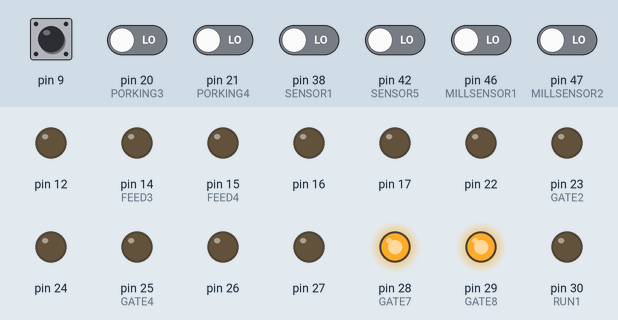
The sketch below on a simulated Arduino Mega 2560, built with avr-gcc and run on an emulated ATmega2560. On the bench: output pins drawn as LEDs (lit = HIGH). Dashed ring = blinking. Inputs (shaded band) come from the test bench; at power-on: pin 9 HIGH, pin 20 (PORKING3), pin 21 (PORKING4), pin 38 (SENSOR1), pin 42 (SENSOR5), pin 46 (MILLSENSOR1), pin 47 (MILLSENSOR2) LOW.

Above: at 1.2 s.
1.3 s: pin 9 pulled LOW for 3.2 s
At 2.7 s:
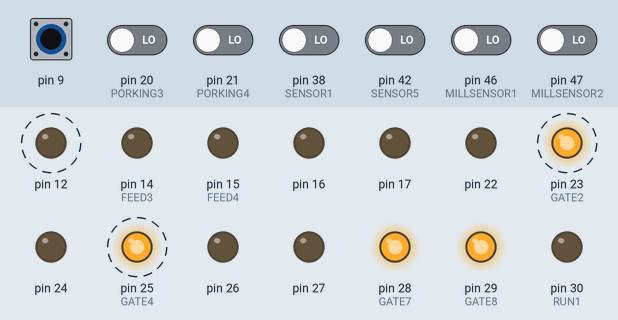
6.0 s: pin 9 pulled LOW for 0.15 s
At 7.5 s:
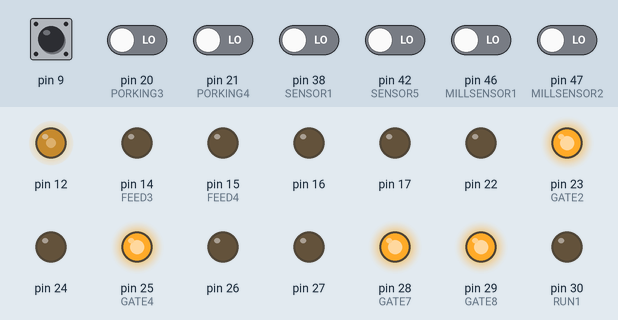
8.5 s: pin 20 (PORKING3) driven HIGH
At 9.7 s:
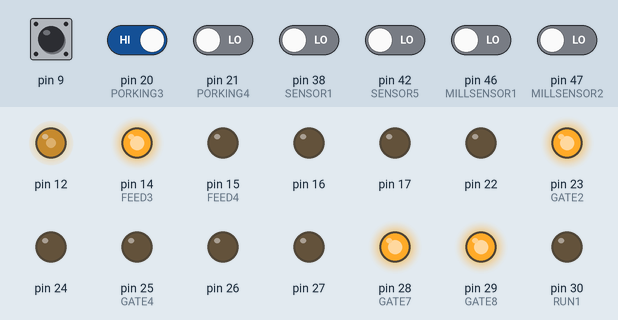
10.0 s: pin 21 (PORKING4) driven HIGH
At 11.2 s:
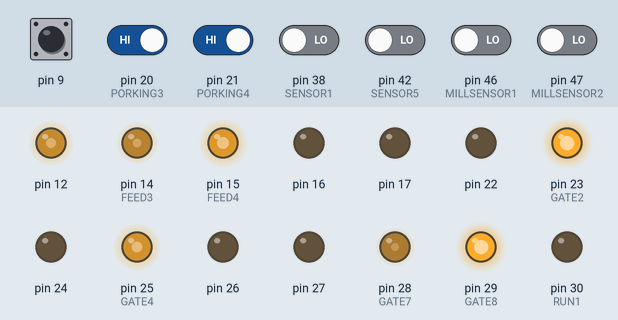
11.5 s: pin 46 (MILLSENSOR1) driven HIGH
At 12.0 s:
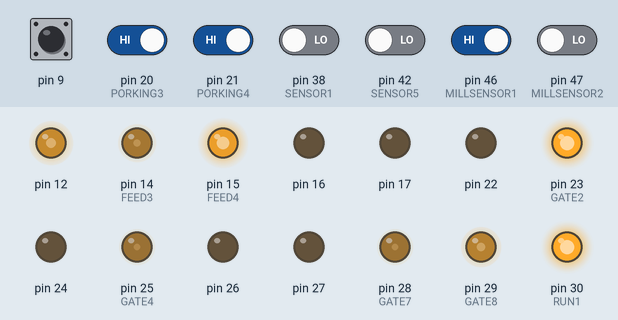
13.0 s: pin 20 (PORKING3) driven LOW
At 13.6 s:
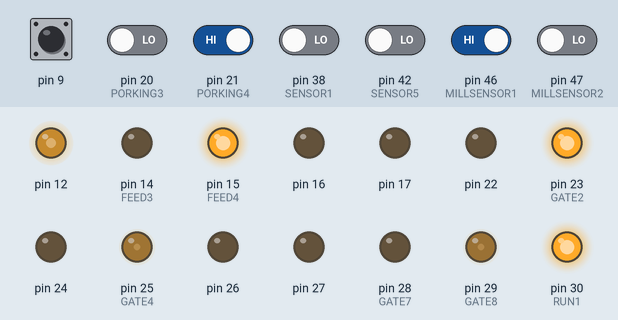
Timing chart, 0 to 15.5 s (numbered marks = the images above; inputs shaded):
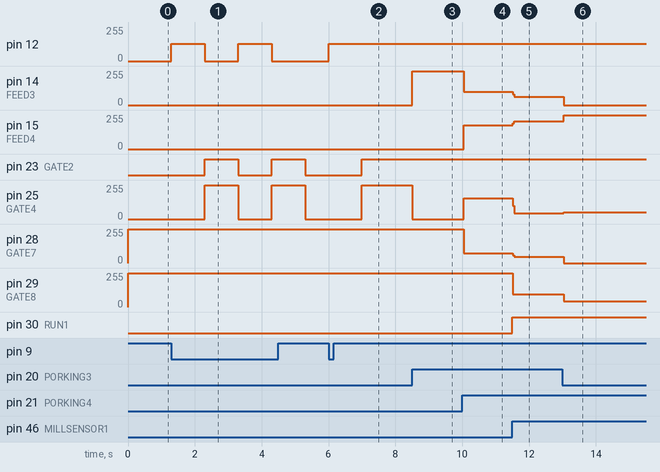

Measured:
- after the input at 1.3 s, pin 12: alternates 128/255 for 1.0 s and 0/255 for 1.0 s, starting at once; pin 23 (GATE2): alternates HIGH for 1.0 s and LOW for 1.0 s, starting after 1.0 s; pin 25 (GATE4): alternates 255/255 for 1.0 s and 0/255 for 1.0 s, starting after 1.0 s
- after the input at 6.0 s, pin 12: 0/255 → 128/255 at once; pin 23 (GATE2): LOW → HIGH after 1.0 s; pin 25 (GATE4): 0/255 → 255/255 after 1.0 s
- after the input at 8.5 s, pin 14 (FEED3): 0/255 → 255/255 at once; pin 25 (GATE4): 255/255 → 0/255 at once
- after the input at 10.0 s, pin 14 (FEED3): 255/255 → 99/255 at once; pin 15 (FEED4): 0/255 → 180/255 at once; pin 25 (GATE4): 0/255 → 157/255 at once; pin 28 (GATE7): 255/255 → 74/255 at once
- after the input at 11.5 s, pin 14 (FEED3): 99/255 → 61/255 at once; pin 15 (FEED4): 180/255 → 209/255 at once; pin 25 (GATE4): 157/255 → 42/255 at once; pin 28 (GATE7): 74/255 → 46/255 at once; pin 29 (GATE8): 255/255 → 95/255 at once
- after the input at 13.0 s, pin 14 (FEED3): 61/255 → 0/255 at once; pin 15 (FEED4): 209/255 → 255/255 at once; pin 25 (GATE4): 42/255 → 51/255 at once; pin 28 (GATE7): 46/255 → 0/255 at once; pin 29 (GATE8): 95/255 → 42/255 at once

The sketch:

TRACK_TM3_noTM-10-20-10s.ino
```cpp
///TM1不動　それ以外はok
#include <FlexiTimer2.h>  //Mega用タイマー割り込み
#include <avr/io.h>       //PWM出力用レジスタ設定

// Assign OUTPUT pins
#define GATE1         22
#define GATE2         23
#define GATE3         24
#define GATE4         25
#define GATE5         26
#define GATE6         27
#define GATE7         28
#define GATE8         29
#define RUN1          30  // Run treadmill 1 at speed1 FPGA 2
#define RUN2          31  // Run treadmill 2 at speed1 FPGA 1
#define DIRECTION1    32  // of Treadmill
#define DIRECTION2    33
#define FEED1         34
#define FEED2         35
#define DISCARD1      36
#define DISCARD2      37
#define FEED3           14  //changeable
#define FEED4           15
#define DISCARD3        16
#define DISCARD4        17

// Assign INPUT pins
#define SENSOR1       38
#define SENSOR2       39
#define SENSOR3       40
#define SENSOR4       41
#define SENSOR5       42
#define SENSOR6       43
#define SENSOR7       44
#define SENSOR8       45
#define MILLSENSOR1   46                ///FPGA  青箱66
#define MILLSENSOR2   47                ///FPGA  青箱64
#define MILLSENSOR3   48                ///FPGA?  青箱62
#define MILLSENSOR4   49                ///FPGA?  青箱60
#define PORKING1        2   //changeable ///FPGA5  青箱27
#define PORKING2        3                ///FPGA6  青箱25
#define PORKING3        20               ///FPGA4  青箱19
#define PORKING4        21               ///FPGA3  青箱17
#define SWITCH        11

// state transition
#define TH  10

int prevPork=0;
bool startTask=false;
short counterTM1=0;
short counterTM2=0;
int duration=0;
short state=1;
bool ending=false;
bool endend=false;

void setup() {
  InitPinMode();
  digitalWrite(FEED1, LOW);
  digitalWrite(FEED4, LOW);
  digitalWrite(GATE4, LOW);
  digitalWrite(GATE7, HIGH);
  digitalWrite(GATE2, LOW);
  digitalWrite(GATE8, HIGH);

  pinMode(SWITCH, INPUT_PULLUP);


  pinMode(9, INPUT_PULLUP);

  //PWM波の出力用設定---------------------------------------------
  pinMode(12, OUTPUT);

  //ユーザ設定部
  unsigned int frq = 50; // 周波数←ここカメラの設定と一致させる
  float duty = 0.5; // 指定したいデューティ比
  // モード指定
  TCCR1A = 0b00000001;
  TCCR1B = 0b00010010;  //分周８
  // TOP値指定
  OCR1A = (unsigned int)(1000000 / frq);
  // Duty比指定
  OCR1B = (unsigned int)(1000000 / frq * duty);
  //-----------------------------------------------------------

}

void loop() {
//  if(digitalRead(9)){
//    digitalWrite(GATE1, LOW);
//  }
//  else{
//    digitalWrite(GATE1, HIGH);
//  }
//
//
////  else if(digitalRead(8) == HIGH){
////    digitalWrite(GATE1, HIGH);
////  }
//  return;

  if(startTask){

  if (counterTM1==TH && counterTM2==TH){
    state=state+1;
    switch (state){
      case 2:
        duration=10000;
        break;
      case 3:
        duration=20000;
        break;
      case 4:
       duration=10000;
       break;
      case 5:
        ending=true;
        break;
      default:
       duration=0;
       break;
    }

    counterTM1=0;
    counterTM2=0;
  }

  if(digitalRead(PORKING3)) {
    digitalWrite(FEED3, HIGH);
    digitalWrite(FEED4, LOW);
    digitalWrite(GATE4, LOW);
    digitalWrite(GATE7, HIGH);
    digitalWrite(GATE8, HIGH);
    digitalWrite(GATE2, HIGH);
    prevPork=PORKING3;

    if(ending){
      endend=true;
    }
  }


  if(digitalRead(PORKING4)) {
    digitalWrite(FEED4, HIGH);
    digitalWrite(FEED3, LOW);
    digitalWrite(GATE7, LOW);
    digitalWrite(GATE4, HIGH);
    digitalWrite(GATE2, HIGH);
    digitalWrite(GATE8, HIGH);
    prevPork=PORKING4;
     if(ending){
      endend=true;
    }
  }

   if(digitalRead(MILLSENSOR2) && prevPork==PORKING3){
    digitalWrite(GATE2, LOW);
    digitalWrite(GATE7, LOW);
    digitalWrite(DIRECTION2, LOW);
    digitalWrite(RUN2, HIGH);
    digitalWrite(RUN1, LOW);
    FlexiTimer2::set(duration,  DelayedGateOpen2);
    FlexiTimer2::start();
    prevPork=MILLSENSOR2;
    counterTM2=counterTM2+1;
  }

   if(digitalRead(MILLSENSOR1) && prevPork==PORKING4){
    digitalWrite(GATE4, LOW);
    digitalWrite(GATE8, LOW);
    digitalWrite(DIRECTION1, LOW);
    digitalWrite(RUN1, HIGH);
    digitalWrite(RUN2, LOW);
    FlexiTimer2::set(duration,  DelayedGateOpen1);
    FlexiTimer2::start();
    prevPork=MILLSENSOR1;
    counterTM1=counterTM1+1;
  }

  if(digitalRead(SENSOR1) && prevPork==MILLSENSOR1){
    digitalWrite(GATE4, LOW);
    prevPork=MILLSENSOR1;
  }

  if(digitalRead(SENSOR5) && prevPork==MILLSENSOR2){
    digitalWrite(GATE7, LOW);
    prevPork=MILLSENSOR2;
  }
  }
  else{

  }

  //外部スイッチPWNオンオフ-------------------------------------
  if(digitalRead(9) == LOW || endend==true){
    if( TCCR1A == 0b00100001 ){
      TCCR1A = 0b00000001;///スイッチが入っているとき
    }
    else if( TCCR1A == 0b00000001 ){
      TCCR1A = 0b00100001;
    }
    delay(1000);

    if (startTask){
     digitalWrite(GATE2, LOW);
     digitalWrite(GATE4, LOW);
     ending=false;
     endend=false;
     counterTM1=0;
     counterTM2=0;
     duration=10000;
     state=1;
    }
    else{
      digitalWrite(GATE2, HIGH);
      digitalWrite(GATE4, HIGH);
    }
    startTask=!startTask;

  //---------------------------------------------------------
  }
  }

  void DelayedGateOpen1(){
    digitalWrite(GATE4, HIGH);

    digitalWrite(RUN1, LOW);
    digitalWrite(RUN2, LOW);
    FlexiTimer2::stop();
  }

  void DelayedGateOpen2(){
    digitalWrite(GATE7, HIGH);

    digitalWrite(RUN2, LOW);
    digitalWrite(RUN1, LOW);
    FlexiTimer2::stop();
  }
```

Setups.ino
```cpp
/*
 *  Initial functions in setup
 */

 void InitPinMode(){

  // OUTPUT pins
  for(int i=22;i<=37;i++){pinMode(i, OUTPUT); digitalWrite(i, LOW);}
  int i;
  i=FEED3;    pinMode(i, OUTPUT); digitalWrite(i, LOW);
  i=FEED4;    pinMode(i, OUTPUT); digitalWrite(i, LOW);
  i=DISCARD3; pinMode(i, OUTPUT); digitalWrite(i, LOW);
  i=DISCARD4; pinMode(i, OUTPUT); digitalWrite(i, LOW);

  // INPUT pins
  for(int i=38;i<=47;i++){pinMode(i, INPUT);}
  pinMode(PORKING1, INPUT);
  pinMode(PORKING2, INPUT);
  pinMode(PORKING3, INPUT);
  pinMode(PORKING4, INPUT);

  // other control pins
 }
```
